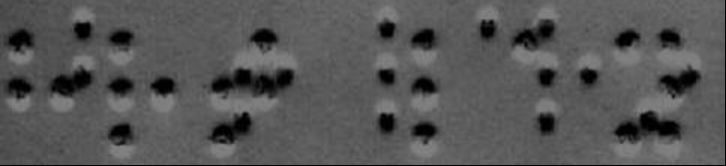
#> input picture image.png, 726 x 166 px
$ python feature_extraction.py
#> lines starting #> are read from the running program, lines starting #| are printed output that depends on the picture; after the words box and inside, x2 and y2 are one past the last pixel; in counts of white or black regions, pixels touching at a corner belong together
import cv2
import numpy as np
import matplotlib.pyplot as plt

# Tasvirni yuklash (kontrasti oshirilgan va binarizatsiya qilingan Brayl tasvirini ishlatamiz)
try:
    # Oldingi bosqichlardan olingan binarizatsiya qilingan tasvirni yuklang.
    # Bu yerda fon oq (255), ob'ektlar (nuqtalar) qora (0) bo'lishi kerak.
    # Agar sizning binarizatsiyangiz fonni qora, ob'ektni oq qilsa,
    # konturlarni topishdan oldin cv2.bitwise_not(image) bilan invert qilib oling.
    img_braille_binary = cv2.imread('image.png', cv2.IMREAD_GRAYSCALE)
#> img_braille_binary is the input picture: shape (166, 726); min 0, max 133, mean 85.8
    if img_braille_binary is None:
        raise FileNotFoundError
except FileNotFoundError:
    print("Xato: 'braille_binary_output.png' fayli topilmadi.")
    # Test uchun sun'iy binarizatsiya qilingan tasvir yaratamiz
    img_braille_binary = np.full((200, 300), 255, dtype=np.uint8) # Oq fon
    # Bir nechta Brayl nuqtalari
    cv2.circle(img_braille_binary, (50, 50), 10, 0, -1) # Qora doira
    cv2.circle(img_braille_binary, (100, 50), 12, 0, -1)
    cv2.circle(img_braille_binary, (50, 100), 10, 0, -1)
    cv2.circle(img_braille_binary, (100, 100), 10, 0, -1)
    # Kichik shovqin nuqtasi
    cv2.circle(img_braille_binary, (15, 15), 3, 0, -1)
    # Cho'zinchoq shovqin
    cv2.ellipse(img_braille_binary, (200, 80), (20, 10), 0, 0, 360, 0, -1)
    print("Test uchun sun'iy binarizatsiya qilingan tasvir yaratildi.")

# Asl binarizatsiya qilingan tasvirni ko'rsatamiz
plt.figure(figsize=(12, 6))
plt.subplot(1, 2, 1)
plt.imshow(img_braille_binary, cmap='gray')
plt.title('Binarizatsiya Qilingan Tasvir')
plt.axis('off')

# Konturlarni topish
# cv2.RETR_EXTERNAL faqat tashqi konturlarni oladi, ichki teshiklarni emas.
# cv2.CHAIN_APPROX_SIMPLE kontur nuqtalarini siqadi.
contours, hierarchy = cv2.findContours(img_braille_binary, cv2.RETR_EXTERNAL, cv2.CHAIN_APPROX_SIMPLE)
#> contours = [[[0, 0], [0, 164], [724, 164], [724, 0]]]

# Topilgan konturlarni original tasvir ustiga chizamiz (vizualizatsiya uchun)
img_contours = cv2.cvtColor(img_braille_binary, cv2.COLOR_GRAY2BGR) # Rangli qilish
cv2.drawContours(img_contours, contours, -1, (0, 255, 0), 2) # Yashil rangda konturlarni chizish
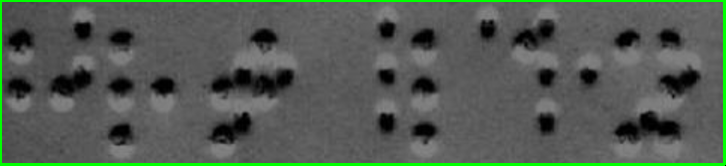
#> img_contours: shape (166, 726, 3); 3.68% of pixels changed, all inside (x1, y1, x2, y2) = (0, 0, 726, 166)

print(f"Topilgan konturlar soni: {len(contours)}")
#| Topilgan konturlar soni: 1

# Har bir konturni tahlil qilish va xususiyatlarini ajratish
braille_dots = []

for i, contour in enumerate(contours):
    area = cv2.contourArea(contour)
    perimeter = cv2.arcLength(contour, True) # True for closed contour

    # Konturning momentlarini hisoblash (markazni topish uchun)
    M = cv2.moments(contour)
    if M['m00'] != 0: # Agar maydon 0 bo'lmasa
        cx = int(M['m10'] / M['m00'])
        cy = int(M['m01'] / M['m00'])
    else:
        cx, cy = 0, 0 # Maydon 0 bo'lsa, markaz 0,0

    # Minimal chegaralovchi to'g'rito'rtburchak
    x, y, w, h = cv2.boundingRect(contour)

    # Doiraviylikni hisoblash (Circularuty)
    circularity = 4 * np.pi * area / (perimeter * perimeter) if perimeter > 0 else 0

    # Misol uchun, Brayl nuqtasini ajratish shartlari:
    # 1. Maydonning ma'lum bir diapazonda bo'lishi (kichik shovqinni va katta fon obyektlarini chiqarib tashlash)
    # 2. Doiraviylikning ma'lum bir darajada bo'lishi (cho'zinchoq obyektlarni chiqarib tashlash)
    min_dot_area = 5 # Misol uchun, bu qiymatlarni sizning tasvirlaringizga qarab sozlang
    max_dot_area = 40
    min_circularity = 0.7 # Doira uchun 1 ga yaqin, bu esa 0.7 dan yuqori bo'lsin.

    if min_dot_area < area < max_dot_area and circularity > min_circularity:
        braille_dots.append({'center': (cx, cy), 'area': area, 'perimeter': perimeter, 'circularity': circularity, 'bbox': (x,y,w,h)})
        # Topilgan Brayl nuqtasining markazini chizish
        cv2.circle(img_contours, (cx, cy), 5, (255, 0, 255), -1) # Pushti nuqta
        # Chegaralovchi to'g'rito'rtburchakni chizish
        cv2.rectangle(img_contours, (x, y), (x + w, y + h), (0, 0, 255), 1) # Qizil to'g'rito'rtburchak
#> this loop made 1 pass
#> (contour, area, perimeter, cx, cy, x, y, w) on pass 1: ([[0, 0], [0, 164], [724, 164], [724, 0]], 118736, 1776, 362, 82, 0, 0, 725)
#> after the loop, braille_dots = []

print(f"Filtrlangan Brayl nuqtalari soni: {len(braille_dots)}")
#| Filtrlangan Brayl nuqtalari soni: 0

plt.subplot(1, 2, 2)
plt.imshow(img_contours)
plt.title('Topilgan Konturlar va Xususiyatlar')
plt.axis('off')
plt.tight_layout()
plt.show()
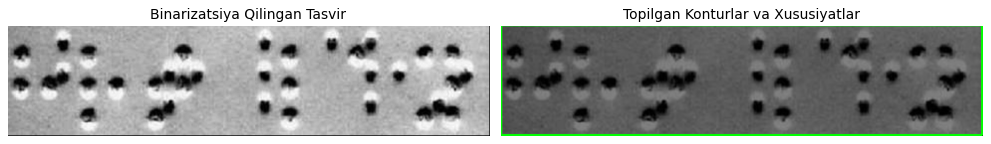
#> figure drawn by matplotlib, 2 panels

# Topilgan nuqtalarning ba'zi xususiyatlarini chop etish
print("\nFiltrlangan Brayl nuqtalarining xususiyatlari:")
for dot in braille_dots:
    print(f"  Markaz: {dot['center']}, Maydon: {dot['area']:.2f}, Doiraviylik: {dot['circularity']:.2f}")
#> this loop made 0 passes
